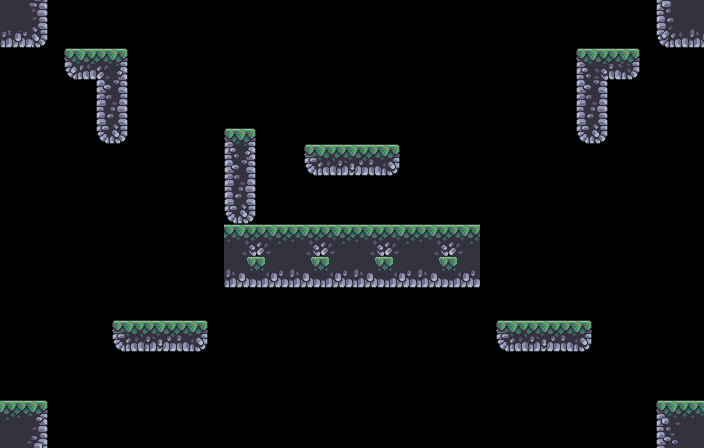

This is a level from a 2D game, rendered from its Tiled map with the project's own tilesets. A one-line summary and the complete map file follow:
An orthogonal 44x28 tile map with 16x16 px tiles, 1 tile layer (Calque de Tuiles 1) and 27 objects (26x collision, spawn).

<map version="1.8" tiledversion="1.8.2" orientation="orthogonal" renderorder="right-down" width="44" height="28" tilewidth="16" tileheight="16" infinite="0" nextlayerid="3" nextobjectid="40">
 <tileset firstgid="1" source="Terrain (32x32).tsx" />
 <layer id="1" name="Calque de Tuiles 1" width="44" height="28">
  <data encoding="csv">
106,107,108,0,0,0,0,0,0,0,0,0,0,0,0,0,0,0,0,0,0,0,0,0,0,0,0,0,0,0,0,0,0,0,0,0,0,0,0,0,0,103,104,105,
140,141,142,0,0,0,0,0,0,0,0,0,0,0,0,0,0,0,0,0,0,0,0,0,0,0,0,0,0,0,0,0,0,0,0,0,0,0,0,0,0,137,138,139,
173,174,176,0,0,0,0,0,0,0,0,0,0,0,0,0,0,0,0,0,0,0,0,0,0,0,0,0,0,0,0,0,0,0,0,0,0,0,0,0,0,171,172,173,
0,0,0,0,281,224,225,10,0,0,0,0,0,0,0,0,0,0,0,0,0,0,0,0,0,0,0,0,0,0,0,0,0,0,0,0,281,224,225,282,0,0,0,0,
0,0,0,0,315,172,121,44,0,0,0,0,0,0,0,0,0,0,0,0,0,0,0,0,0,0,0,0,0,0,0,0,0,0,0,0,43,124,175,316,0,0,0,0,
0,0,0,0,0,0,77,78,0,0,0,0,0,0,0,0,0,0,0,0,0,0,0,0,0,0,0,0,0,0,0,0,0,0,0,0,77,78,0,0,0,0,0,0,
0,0,0,0,0,0,111,112,0,0,0,0,0,0,0,0,0,0,0,0,0,0,0,0,0,0,0,0,0,0,0,0,0,0,0,0,111,112,0,0,0,0,0,0,
0,0,0,0,0,0,145,146,0,0,0,0,0,0,0,0,0,0,0,0,0,0,0,0,0,0,0,0,0,0,0,0,0,0,0,0,145,146,0,0,0,0,0,0,
0,0,0,0,0,0,179,180,0,0,0,0,0,0,9,10,0,0,0,0,0,0,0,0,0,0,0,0,0,0,0,0,0,0,0,0,179,180,0,0,0,0,0,0,
0,0,0,0,0,0,0,0,0,0,0,0,0,0,43,44,0,0,0,273,274,275,276,277,278,0,0,0,0,0,0,0,0,0,0,0,0,0,0,0,0,0,0,0,
0,0,0,0,0,0,0,0,0,0,0,0,0,0,77,78,0,0,0,307,308,309,310,311,312,0,0,0,0,0,0,0,0,0,0,0,0,0,0,0,0,0,0,0,
0,0,0,0,0,0,0,0,0,0,0,0,0,0,111,112,0,0,0,0,0,0,0,0,0,0,0,0,0,0,0,0,0,0,0,0,0,0,0,0,0,0,0,0,
0,0,0,0,0,0,0,0,0,0,0,0,0,0,145,146,0,0,0,0,0,0,0,0,0,0,0,0,0,0,0,0,0,0,0,0,0,0,0,0,0,0,0,0,
0,0,0,0,0,0,0,0,0,0,0,0,0,0,179,180,0,0,0,0,0,0,0,0,0,0,0,0,0,0,0,0,0,0,0,0,0,0,0,0,0,0,0,0,
0,0,0,0,0,0,0,0,0,0,0,0,0,0,223,224,225,226,223,224,225,226,223,224,225,226,223,224,225,226,0,0,0,0,0,0,0,0,0,0,0,0,0,0,
0,0,0,0,0,0,0,0,0,0,0,0,0,0,257,258,259,260,257,258,259,260,257,258,259,260,257,258,259,260,0,0,0,0,0,0,0,0,0,0,0,0,0,0,
0,0,0,0,0,0,0,0,0,0,0,0,0,0,291,292,293,294,291,292,293,294,291,292,293,294,291,292,293,294,0,0,0,0,0,0,0,0,0,0,0,0,0,0,
0,0,0,0,0,0,0,0,0,0,0,0,0,0,325,326,327,328,325,326,327,328,325,326,327,328,325,326,327,328,0,0,0,0,0,0,0,0,0,0,0,0,0,0,
0,0,0,0,0,0,0,0,0,0,0,0,0,0,0,0,0,0,0,0,0,0,0,0,0,0,0,0,0,0,0,0,0,0,0,0,0,0,0,0,0,0,0,0,
0,0,0,0,0,0,0,0,0,0,0,0,0,0,0,0,0,0,0,0,0,0,0,0,0,0,0,0,0,0,0,0,0,0,0,0,0,0,0,0,0,0,0,0,
0,0,0,0,0,0,0,273,274,275,276,277,278,0,0,0,0,0,0,0,0,0,0,0,0,0,0,0,0,0,0,273,274,275,276,277,278,0,0,0,0,0,0,0,
0,0,0,0,0,0,0,307,308,309,310,311,312,0,0,0,0,0,0,0,0,0,0,0,0,0,0,0,0,0,0,307,308,309,310,311,312,0,0,0,0,0,0,0,
0,0,0,0,0,0,0,0,0,0,0,0,0,0,0,0,0,0,0,0,0,0,0,0,0,0,0,0,0,0,0,0,0,0,0,0,0,0,0,0,0,0,0,0,
0,0,0,0,0,0,0,0,0,0,0,0,0,0,0,0,0,0,0,0,0,0,0,0,0,0,0,0,0,0,0,0,0,0,0,0,0,0,0,0,0,0,0,0,
0,0,0,0,0,0,0,0,0,0,0,0,0,0,0,0,0,0,0,0,0,0,0,0,0,0,0,0,0,0,0,0,0,0,0,0,0,0,0,0,0,0,0,0,
4,5,6,0,0,0,0,0,0,0,0,0,0,0,0,0,0,0,0,0,0,0,0,0,0,0,0,0,0,0,0,0,0,0,0,0,0,0,0,0,0,1,2,3,
38,39,40,0,0,0,0,0,0,0,0,0,0,0,0,0,0,0,0,0,0,0,0,0,0,0,0,0,0,0,0,0,0,0,0,0,0,0,0,0,0,35,36,37,
72,73,74,0,0,0,0,0,0,0,0,0,0,0,0,0,0,0,0,0,0,0,0,0,0,0,0,0,0,0,0,0,0,0,0,0,0,0,0,0,0,69,70,71
</data>
 </layer>
 <objectgroup id="2" name="Calque d'Objets 1">
  <object id="1" name="wall" type="collision" x="0" y="0" width="48" height="42" />
  <object id="2" name="ceilling" type="collision" x="0" y="0" width="42.5" height="48" />
  <object id="6" name="wall" type="collision" x="0" y="406.333" width="48" height="41.6667" />
  <object id="8" name="ground" type="collision" x="0" y="400" width="42.3333" height="48" />
  <object id="10" name="spawn_player" type="spawn" x="336" y="144">
   <point />
  </object>
  <object id="13" name="ground" type="collision" x="660.667" y="400" width="43.3333" height="48" />
  <object id="15" name="wall" type="collision" x="656" y="405.667" width="48" height="42.3333" />
  <object id="16" name="ceilling" type="collision" x="661.333" y="0" width="42.6667" height="48" />
  <object id="17" name="wall" type="collision" x="656" y="0" width="48" height="42" />
  <object id="19" name="ground" type="collision" x="230" y="224" width="245.333" height="32" />
  <object id="20" name="ceilling" type="collision" x="230" y="256" width="246" height="32" />
  <object id="21" name="platform" type="collision" x="112" y="320" width="96" height="32" />
  <object id="22" name="platform" type="collision" x="496" y="320" width="96" height="32" />
  <object id="23" name="ground" type="collision" x="70.6667" y="48" width="48.6667" height="24.6667" />
  <object id="24" name="wall" type="collision" x="96" y="54.6667" width="32" height="82.6667" />
  <object id="25" name="wall" type="collision" x="64" y="54.6667" width="32" height="19.3333" />
  <object id="26" name="ceilling" type="collision" x="70" y="60" width="26" height="20" />
  <object id="28" name="ceilling" type="collision" x="101.333" y="112" width="20" height="32" />
  <object id="29" name="wall" type="collision" x="224" y="232.667" width="256" height="48.6667" />
  <object id="30" name="wall" type="collision" x="576" y="54" width="32" height="82" />
  <object id="31" name="wall" type="collision" x="608" y="54" width="32" height="18" />
  <object id="32" name="ground" type="collision" x="582.667" y="48" width="50" height="26" />
  <object id="33" name="ceilling" type="collision" x="582" y="112" width="18.6667" height="32" />
  <object id="34" name="ceilling" type="collision" x="608" y="56" width="22.6667" height="24" />
  <object id="35" name="wall" type="collision" x="224" y="137.318" width="32" height="86.682" />
  <object id="36" name="ground" type="collision" x="229.436" y="128" width="21.1289" height="32" />
  <object id="39" name="platform" type="collision" x="304" y="144" width="96" height="32" />
 </objectgroup>
</map>
